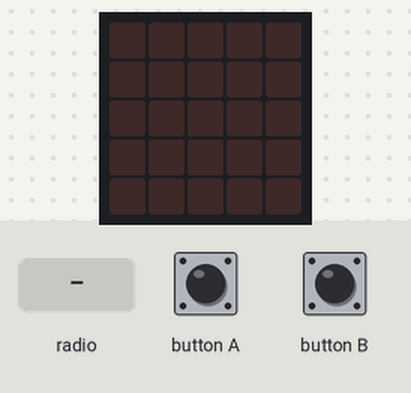
This program was run on a simulated BBC micro:bit (MakeCode). Shown: the board's 5×5 LED display. The test bench sets the inputs (shaded band). No radio messages arrive unless stated (any console line starting 'radio sent:' is added by the test bench); what the program prints to the serial console is not drawn.

Above: at 1.2 s.
1.3 s: radio message "1" arrives
At 1.9 s:
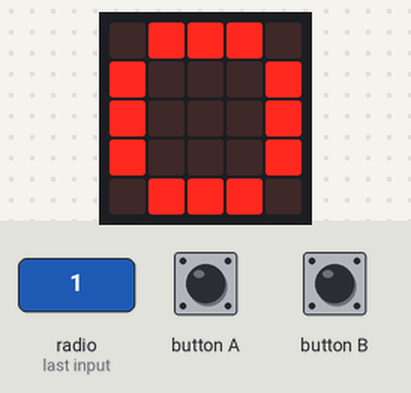
2.8 s: radio message "2" arrives
At 4.0 s:
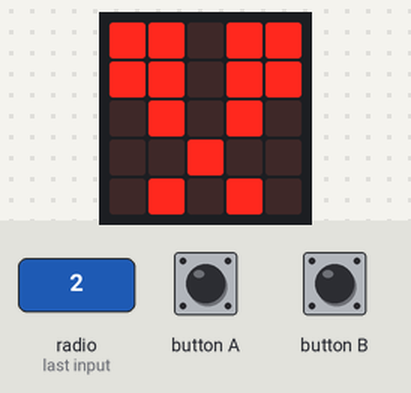
4.3 s: radio message "3" arrives
At 5.3 s:
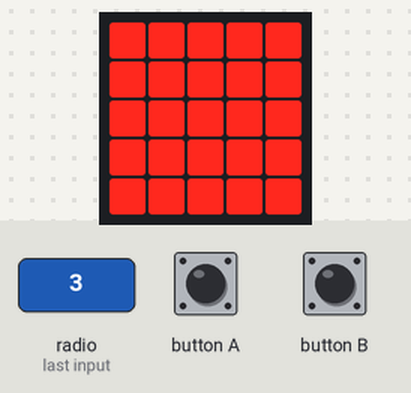
Timing chart, 0 to 7.3 s (numbered marks = the images above; inputs shaded):
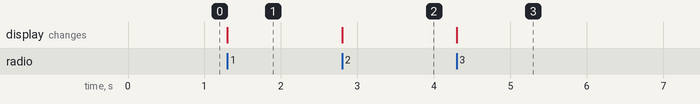

The program:

main.ts
```typescript
radio.onReceivedNumber(function (receivedNumber) {
    if (receivedNumber == 1) {
        basic.showLeds(`
            . # # # .
            # . . . #
            # . . . #
            # . . . #
            . # # # .
            `)
    }
    if (receivedNumber == 2) {
        basic.showLeds(`
            # # . # #
            # # . # #
            . # . # .
            . . # . .
            . # . # .
            `)
    }
    if (receivedNumber == 3) {
        basic.showLeds(`
            # # # # #
            # # # # #
            # # # # #
            # # # # #
            # # # # #
            `)
    }
})
input.onGesture(Gesture.TiltLeft, function () {

})
input.onButtonPressed(Button.A, function () {
    radio.sendNumber(1)
})
input.onGesture(Gesture.Shake, function () {
    radio.sendNumber(3)
})
input.onButtonPressed(Button.B, function () {
    radio.sendNumber(2)
})
input.onGesture(Gesture.TiltRight, function () {

})
radio.setGroup(3)
basic.forever(function () {
    radio.sendNumber(0)
})
```

test.ts
```typescript
// 在這裡測試；當此封包作為擴充功能時，將不會編譯此內容。
```

Measured:
- after the input at 1.3 s, the display: changes at once (image 1)
- after the input at 2.8 s, the display: changes at once (image 2)
- after the input at 4.3 s, the display: changes at once (image 3)
